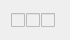
  <widget class="QWidget" name="layoutWidget_81">
   <property name="geometry">
    <rect>
     <x>591</x>
     <y>490</y>
     <width>70</width>
     <height>22</height>
    </rect>
   </property>
   <layout class="QHBoxLayout" name="chNS_ticks_param13">
    <property name="spacing">
     <number>0</number>
    </property>
    <item>
     <widget class="QCheckBox" name="cB_chNS_int_param13">
      <property name="enabled">
       <bool>false</bool>
      </property>
      <property name="sizePolicy">
       <sizepolicy hsizetype="Fixed" vsizetype="Fixed">
        <horstretch>0</horstretch>
        <verstretch>0</verstretch>
       </sizepolicy>
      </property>
      <property name="minimumSize">
       <size>
        <width>15</width>
        <height>18</height>
       </size>
      </property>
      <property name="maximumSize">
       <size>
        <width>15</width>
        <height>16777215</height>
       </size>
      </property>
      <property name="layoutDirection">
       <enum>Qt::LeftToRight</enum>
      </property>
      <property name="styleSheet">
       <string notr="true">font: 25 10pt &quot;Calibri Light&quot;;</string>
      </property>
      <property name="text">
       <string/>
      </property>
      <property name="checkable">
       <bool>true</bool>
      </property>
      <property name="checked">
       <bool>false</bool>
      </property>
      <property name="tristate">
       <bool>false</bool>
      </property>
     </widget>
    </item>
    <item>
     <widget class="QCheckBox" name="cB_chNS_tiss_param13">
      <property name="enabled">
       <bool>false</bool>
      </property>
      <property name="sizePolicy">
       <sizepolicy hsizetype="Fixed" vsizetype="Fixed">
        <horstretch>0</horstretch>
        <verstretch>0</verstretch>
       </sizepolicy>
      </property>
      <property name="minimumSize">
       <size>
        <width>15</width>
        <height>18</height>
       </size>
      </property>
      <property name="maximumSize">
       <size>
        <width>15</width>
        <height>16777215</height>
       </size>
      </property>
      <property name="layoutDirection">
       <enum>Qt::LeftToRight</enum>
      </property>
      <property name="styleSheet">
       <string notr="true">font: 25 10pt &quot;Calibri Light&quot;;</string>
      </property>
      <property name="text">
       <string/>
      </property>
      <property name="checkable">
       <bool>true</bool>
      </property>
      <property name="checked">
       <bool>false</bool>
      </property>
      <property name="tristate">
       <bool>false</bool>
      </property>
     </widget>
    </item>
    <item>
     <widget class="QCheckBox" name="cB_chNS_ext_param13">
      <property name="enabled">
       <bool>false</bool>
      </property>
      <property name="sizePolicy">
       <sizepolicy hsizetype="Fixed" vsizetype="Fixed">
        <horstretch>0</horstretch>
        <verstretch>0</verstretch>
       </sizepolicy>
      </property>
      <property name="minimumSize">
       <size>
        <width>15</width>
        <height>18</height>
       </size>
      </property>
      <property name="maximumSize">
       <size>
        <width>15</width>
        <height>16777215</height>
       </size>
      </property>
      <property name="layoutDirection">
       <enum>Qt::LeftToRight</enum>
      </property>
      <property name="styleSheet">
       <string notr="true">font: 25 10pt &quot;Calibri Light&quot;;</string>
      </property>
      <property name="text">
       <string/>
      </property>
      <property name="checkable">
       <bool>true</bool>
      </property>
      <property name="checked">
       <bool>false</bool>
      </property>
      <property name="tristate">
       <bool>false</bool>
      </property>
     </widget>
    </item>
   </layout>
  </widget>
